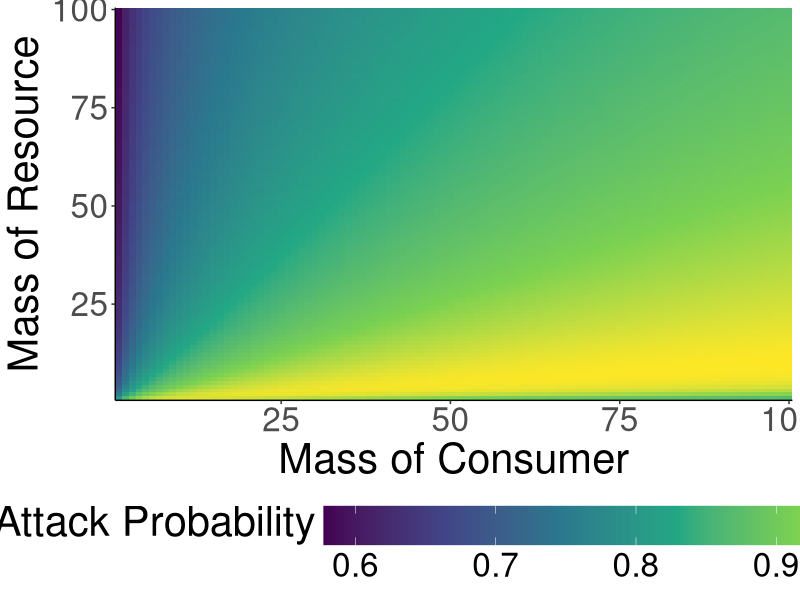
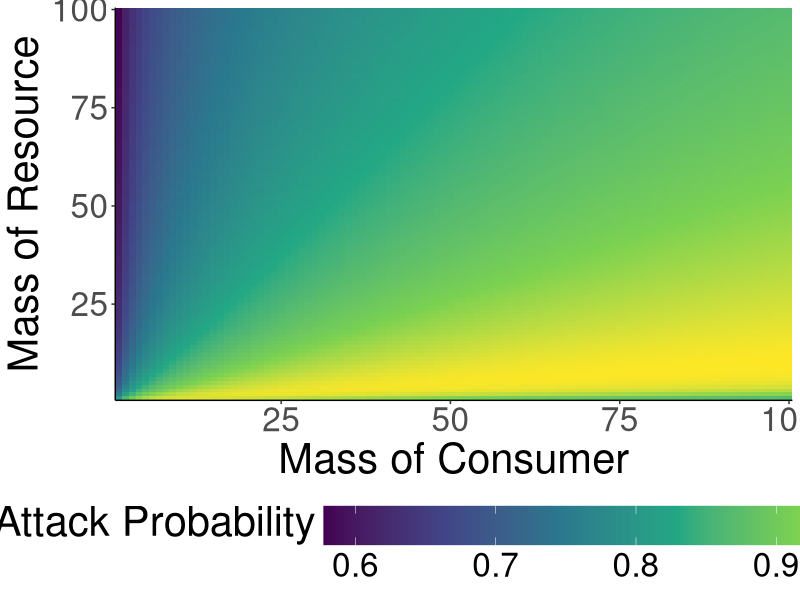

Write R code to recreate these figures, in order.
#######################################
## Plot attack probability changes with mass
#######################################

library(tidyverse)

gpath = "/home/ben/Documents/TangledMT/Paper/Figures/"
setwd(gpath)

Rp = 0.1

masses = 1:100
masses = expand.grid(masses, masses) %>%
    rename("mi" = 1, "mj" = 2)

calculateAttackProb = function(mi, mj) {

    Aij = (1/(1 + 0.25*(exp(1)^-(mj^0.33))))*(1/(1 + (log10(Rp*(mj/mi))^2)))^0.2

    return(Aij)

}

masses = masses %>% mutate(Aij = calculateAttackProb(mi, mj))

ggplot(masses, aes(mj,mi, fill = Aij)) +
    geom_raster() +
    theme_classic() +
    scale_fill_viridis_c() +
    labs(x = "Mass of Consumer", y = "Mass of Resource", fill = "Attack Probability") +
    theme(text = element_text(size = 30)) +
    scale_y_continuous(expand = c(0, 0)) +
    scale_x_continuous(expand = c(0, 0)) +
    theme(legend.position = "bottom",
    legend.key.size = unit(1, 'cm'), #change legend key size
    legend.key.height = unit(1, 'cm'), #change legend key height
    legend.key.width = unit(3, 'cm'),
    legend.title = element_text(vjust = 1))

ggsave(filename = "attackProbability.png", width = 10, height = 10)
